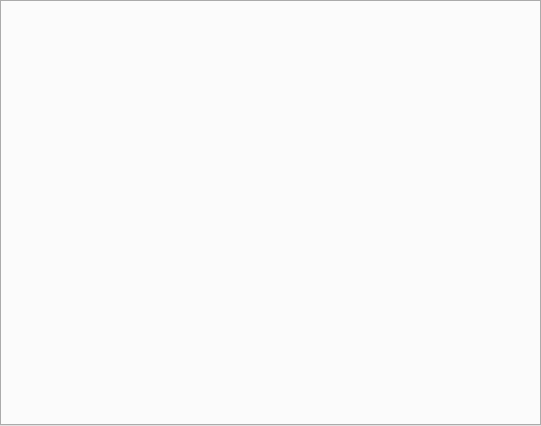
<?xml version="1.0" encoding="UTF-8"?>
<ui version="4.0">
 <class>ScriptsManager</class>
 <widget class="QWidget" name="ScriptsManager">
  <property name="geometry">
   <rect>
    <x>0</x>
    <y>0</y>
    <width>541</width>
    <height>426</height>
   </rect>
  </property>
  <property name="windowTitle">
   <string notr="true">Form</string>
  </property>
  <layout class="QGridLayout" name="gridLayout_2">
   <property name="leftMargin">
    <number>0</number>
   </property>
   <property name="topMargin">
    <number>0</number>
   </property>
   <property name="rightMargin">
    <number>0</number>
   </property>
   <property name="bottomMargin">
    <number>0</number>
   </property>
   <property name="horizontalSpacing">
    <number>6</number>
   </property>
   <item row="0" column="0">
    <widget class="QTabWidget" name="tabWidget"/>
   </item>
  </layout>
 </widget>
 <resources/>
 <connections/>
</ui>
